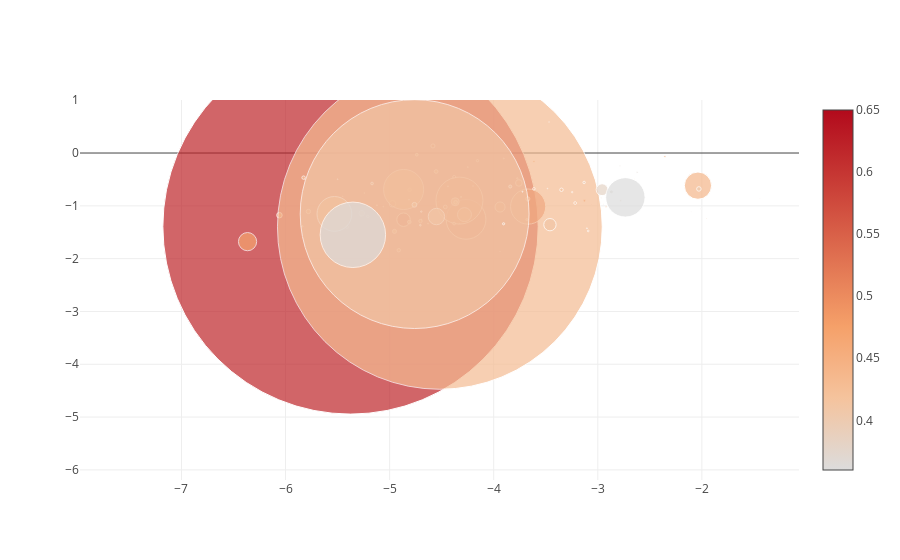

The notebook cell this image was saved under:
### Code cell
mylib.launch_campaign_about('charcuterie')

### Figure 1 — Plotly figure (JSON) as saved in the notebook; plotly's stock layout.template omitted (floating-point values rounded to 4 significant figures)
{"data": [{"marker": {"color": [0.65, 0.62, 0.61, 0.6, 0.6, 0.6, 0.59, 0.59, 0.58, 0.57, 0.57, 0.57, 0.56, 0.56, 0.54, 0.54, 0.54, 0.54, 0.53, 0.53, 0.53, 0.52, 0.52, 0.52, 0.52, 0.51, 0.51, 0.51, 0.51, 0.51, 0.5, 0.49, 0.49, 0.49, 0.49, 0.49, 0.49, 0.49, 0.49, 0.48, 0.48, 0.48, 0.48, 0.48, 0.47, 0.47, 0.47, 0.47, 0.47, 0.47, 0.47, 0.47, 0.46, 0.46, 0.45, 0.45, 0.45, 0.45, 0.45, 0.45, 0.44, 0.44, 0.44, 0.44, 0.44, 0.44, 0.43, 0.43, 0.43, 0.43, 0.43, 0.43, 0.43, 0.43, 0.43, 0.42, 0.42, 0.42, 0.42, 0.41, 0.41, 0.41, 0.41, 0.4, 0.4, 0.4, 0.39, 0.39, 0.38, 0.38, 0.37, 0.37, 0.37, 0.37, 0.37, 0.37, 0.37, 0.36, 0.36, 0.36], "showscale": true, "size": [0.1626, 375.3, 13.53, 1.001, 6.463, 0.5564, 0.681, 0.8917, 0.8445, 39.77, 3.101, 0.6524, 0.382, 4.102, 46.99, 0.87, 0.7266, 0.979, 2.324, 2.651, 0.6499, 6.632, 3.75, 10.12, 35.15, 1.041, 0.3184, 1.06, 2.773, 13.98, 1.447, 4.144, 2.697, 3.465, 4.349, 3.46, 3.373, 0.498, 0.5949, 5.647, 40.12, 2.252, 3.698, 2.731, 0.401, 0.6134, 18.21, 0.9276, 1.043, 1.137, 3.067, 0.8842, 0.6399, 5.545, 7.925, 2.131, 0.8313, 1.892, 1.678, 2.208, 3.606, 0.8172, 27.27, 4.162, 3.597, 1.097, 324.8, 34.8, 2.684, 1.641, 0.1469, 1.336, 3.422, 1.398, 2.516, 3.007, 2.64, 3.435, 4.784, 0.7804, 16.42, 12.36, 228.8, 1.685, 2.213, 4.516, 2.435, 2.102, 1.423, 11.9, 1.99, 1.422, 3.903, 0.7338, 0.3793, 0.9411, 0.6635, 39.43, 65.43, 0.9087]}, "mode": "markers", "text": ["instagram URL: http://instagram.com/web/friendships/3988575379/follow/<br>instagram ID: 3988575379<br>final measure: 0.65<br>likes: 1627<br>followers: 271<br>likesperday: 6.0<br>", "instagram URL: http://instagram.com/web/friendships/550862816/follow/<br>instagram ID: 550862816<br>final measure: 0.62<br>likes: 435683<br>followers: 29155<br>likesperday: 1109.0<br>", "instagram URL: http://instagram.com/web/friendships/35525377/follow/<br>instagram ID: 35525377<br>final measure: 0.61<br>likes: 34813<br>followers: 7962<br>likesperday: 66.0<br>", "instagram URL: http://instagram.com/web/friendships/1911910166/follow/<br>instagram ID: 1911910166<br>final measure: 0.6<br>likes: 11219<br>followers: 687<br>likesperday: 13.0<br>", "instagram URL: http://instagram.com/web/friendships/3236337977/follow/<br>instagram ID: 3236337977<br>final measure: 0.6<br>likes: 27370<br>followers: 2312<br>likesperday: 66.0<br>", "instagram URL: http://instagram.com/web/friendships/1773767930/follow/<br>instagram ID: 1773767930<br>final measure: 0.6<br>likes: 8492<br>followers: 405<br>likesperday: 9.0<br>", "instagram URL: http://instagram.com/web/friendships/4318223424/follow/<br>instagram ID: 4318223424<br>final measure: 0.59<br>likes: 5246<br>followers: 260<br>likesperday: 34.0<br>", "instagram URL: http://instagram.com/web/friendships/1970641110/follow/<br>instagram ID: 1970641110<br>final measure: 0.59<br>likes: 11550<br>followers: 459<br>likesperday: 15.0<br>", "instagram URL: http://instagram.com/web/friendships/3161467688/follow/<br>instagram ID: 3161467688<br>final measure: 0.58<br>likes: 7591<br>followers: 671<br>likesperday: 14.0<br>", "instagram URL: http://instagram.com/web/friendships/5565677408/follow/<br>instagram ID: 5565677408<br>final measure: 0.57<br>likes: 46845<br>followers: 8338<br>likesperday: 405.0<br>", "instagram URL: http://instagram.com/web/friendships/10445303/follow/<br>instagram ID: 10445303<br>final measure: 0.57<br>likes: 17104<br>followers: 1442<br>likesperday: 39.0<br>", "instagram URL: http://instagram.com/web/friendships/3500062985/follow/<br>instagram ID: 3500062985<br>final measure: 0.57<br>likes: 6323<br>followers: 374<br>likesperday: 18.0<br>", "instagram URL: http://instagram.com/web/friendships/1522734717/follow/<br>instagram ID: 1522734717<br>final measure: 0.56<br>likes: 3634<br>followers: 1004<br>likesperday: 4.0<br>", "instagram URL: http://instagram.com/web/friendships/1364156278/follow/<br>instagram ID: 1364156278<br>final measure: 0.56<br>likes: 5557<br>followers: 6881<br>likesperday: 44.0<br>", "instagram URL: http://instagram.com/web/friendships/387082399/follow/<br>instagram ID: 387082399<br>final measure: 0.54<br>likes: 77807<br>followers: 13912<br>likesperday: 204.0<br>", "instagram URL: http://instagram.com/web/friendships/1509964861/follow/<br>instagram ID: 1509964861<br>final measure: 0.54<br>likes: 7242<br>followers: 1742<br>likesperday: 6.0<br>", "instagram URL: http://instagram.com/web/friendships/628300702/follow/<br>instagram ID: 628300702<br>final measure: 0.54<br>likes: 9056<br>followers: 530<br>likesperday: 11.0<br>", "instagram URL: http://instagram.com/web/friendships/1986678688/follow/<br>instagram ID: 1986678688<br>final measure: 0.54<br>likes: 10793<br>followers: 444<br>likesperday: 20.0<br>", "instagram URL: http://instagram.com/web/friendships/192699912/follow/<br>instagram ID: 192699912<br>final measure: 0.53<br>likes: 13346<br>followers: 1094<br>likesperday: 37.0<br>", "instagram URL: http://instagram.com/web/friendships/4364143025/follow/<br>instagram ID: 4364143025<br>final measure: 0.53<br>likes: 7500<br>followers: 689<br>likesperday: 136.0<br>", "instagram URL: http://instagram.com/web/friendships/55767322/follow/<br>instagram ID: 55767322<br>final measure: 0.53<br>likes: 8334<br>followers: 362<br>likesperday: 14.0<br>", "instagram URL: http://instagram.com/web/friendships/180180581/follow/<br>instagram ID: 180180581<br>final measure: 0.52<br>likes: 22514<br>followers: 2873<br>likesperday: 68.0<br>", "instagram URL: http://instagram.com/web/friendships/3949628454/follow/<br>instagram ID: 3949628454<br>final measure: 0.52<br>likes: 24663<br>followers: 983<br>likesperday: 58.0<br>", "instagram URL: http://instagram.com/web/friendships/177173101/follow/<br>instagram ID: 177173101<br>final measure: 0.52<br>likes: 36527<br>followers: 2354<br>likesperday: 119.0<br>", "instagram URL: http://instagram.com/web/friendships/2714065319/follow/<br>instagram ID: 2714065319<br>final measure: 0.52<br>likes: 73253<br>followers: 12779<br>likesperday: 132.0<br>", "instagram URL: http://instagram.com/web/friendships/1429052467/follow/<br>instagram ID: 1429052467<br>final measure: 0.51<br>likes: 13037<br>followers: 462<br>likesperday: 18.0<br>", "instagram URL: http://instagram.com/web/friendships/863432690/follow/<br>instagram ID: 863432690<br>final measure: 0.51<br>likes: 5336<br>followers: 475<br>likesperday: 4.0<br>", "instagram URL: http://instagram.com/web/friendships/4325390/follow/<br>instagram ID: 4325390<br>final measure: 0.51<br>likes: 11499<br>followers: 296<br>likesperday: 33.0<br>", "instagram URL: http://instagram.com/web/friendships/2304800847/follow/<br>instagram ID: 2304800847<br>final measure: 0.51<br>likes: 19039<br>followers: 603<br>likesperday: 67.0<br>", "instagram URL: http://instagram.com/web/friendships/16095281/follow/<br>instagram ID: 16095281<br>final measure: 0.51<br>likes: 41073<br>followers: 4623<br>likesperday: 103.0<br>", "instagram URL: http://instagram.com/web/friendships/4775323948/follow/<br>instagram ID: 4775323948<br>final measure: 0.5<br>likes: 9104<br>followers: 426<br>likesperday: 54.0<br>", "instagram URL: http://instagram.com/web/friendships/2138892393/follow/<br>instagram ID: 2138892393<br>final measure: 0.49<br>likes: 27005<br>followers: 1987<br>likesperday: 32.0<br>", "instagram URL: http://instagram.com/web/friendships/3051348627/follow/<br>instagram ID: 3051348627<br>final measure: 0.49<br>likes: 16989<br>followers: 808<br>likesperday: 53.0<br>", "instagram URL: http://instagram.com/web/friendships/1689554515/follow/<br>instagram ID: 1689554515<br>final measure: 0.49<br>likes: 31367<br>followers: 589<br>likesperday: 65.0<br>", "instagram URL: http://instagram.com/web/friendships/2069866026/follow/<br>instagram ID: 2069866026<br>final measure: 0.49<br>likes: 26295<br>followers: 999<br>likesperday: 72.0<br>", "instagram URL: http://instagram.com/web/friendships/406695329/follow/<br>instagram ID: 406695329<br>final measure: 0.49<br>likes: 13775<br>followers: 2997<br>likesperday: 29.0<br>", "instagram URL: http://instagram.com/web/friendships/260742555/follow/<br>instagram ID: 260742555<br>final measure: 0.49<br>likes: 14980<br>followers: 678<br>likesperday: 112.0<br>", "instagram URL: http://instagram.com/web/friendships/3570805882/follow/<br>instagram ID: 3570805882<br>final measure: 0.49<br>likes: 4835<br>followers: 513<br>likesperday: 10.0<br>", "instagram URL: http://instagram.com/web/friendships/2128802058/follow/<br>instagram ID: 2128802058<br>final measure: 0.49<br>likes: 6945<br>followers: 637<br>likesperday: 8.0<br>", "instagram URL: http://instagram.com/web/friendships/2005738262/follow/<br>instagram ID: 2005738262<br>final measure: 0.48<br>likes: 31425<br>followers: 2899<br>likesperday: 35.0<br>", "instagram URL: http://instagram.com/web/friendships/372961788/follow/<br>instagram ID: 372961788<br>final measure: 0.48<br>likes: 106263<br>followers: 9017<br>likesperday: 168.0<br>", "instagram URL: http://instagram.com/web/friendships/1560782533/follow/<br>instagram ID: 1560782533<br>final measure: 0.48<br>likes: 13760<br>followers: 970<br>likesperday: 38.0<br>", "instagram URL: http://instagram.com/web/friendships/4638914639/follow/<br>instagram ID: 4638914639<br>final measure: 0.48<br>likes: 15149<br>followers: 1672<br>likesperday: 54.0<br>", "instagram URL: http://instagram.com/web/friendships/3266021842/follow/<br>instagram ID: 3266021842<br>final measure: 0.48<br>likes: 18710<br>followers: 712<br>likesperday: 56.0<br>", "instagram URL: http://instagram.com/web/friendships/1680873411/follow/<br>instagram ID: 1680873411<br>final measure: 0.47<br>likes: 3470<br>followers: 309<br>likesperday: 15.0<br>", "instagram URL: http://instagram.com/web/friendships/211539883/follow/<br>instagram ID: 211539883<br>final measure: 0.47<br>likes: 5402<br>followers: 387<br>likesperday: 18.0<br>", "instagram URL: http://instagram.com/web/friendships/1570991709/follow/<br>instagram ID: 1570991709<br>final measure: 0.47<br>likes: 54457<br>followers: 5118<br>likesperday: 119.0<br>", "instagram URL: http://instagram.com/web/friendships/2880964/follow/<br>instagram ID: 2880964<br>final measure: 0.47<br>likes: 12310<br>followers: 699<br>likesperday: 10.0<br>", "instagram URL: http://instagram.com/web/friendships/2282255370/follow/<br>instagram ID: 2282255370<br>final measure: 0.47<br>likes: 10150<br>followers: 765<br>likesperday: 14.0<br>", "instagram URL: http://instagram.com/web/friendships/22176722/follow/<br>instagram ID: 22176722<br>final measure: 0.47<br>likes: 12500<br>followers: 398<br>likesperday: 26.0<br>", "instagram URL: http://instagram.com/web/friendships/1791529568/follow/<br>instagram ID: 1791529568<br>final measure: 0.47<br>likes: 18045<br>followers: 389<br>likesperday: 134.0<br>", "instagram URL: http://instagram.com/web/friendships/222911336/follow/<br>instagram ID: 222911336<br>final measure: 0.47<br>likes: 12124<br>followers: 403<br>likesperday: 16.0<br>", "instagram URL: http://instagram.com/web/friendships/4219759255/follow/<br>instagram ID: 4219759255<br>final measure: 0.46<br>likes: 2601<br>followers: 1312<br>likesperday: 12.0<br>", "instagram URL: http://instagram.com/web/friendships/2519129001/follow/<br>instagram ID: 2519129001<br>final measure: 0.46<br>likes: 29483<br>followers: 2425<br>likesperday: 43.0<br>", "instagram URL: http://instagram.com/web/friendships/4021753258/follow/<br>instagram ID: 4021753258<br>final measure: 0.45<br>likes: 51541<br>followers: 967<br>likesperday: 126.0<br>", "instagram URL: http://instagram.com/web/friendships/4026664047/follow/<br>instagram ID: 4026664047<br>final measure: 0.45<br>likes: 14143<br>followers: 434<br>likesperday: 74.0<br>", "instagram URL: http://instagram.com/web/friendships/3012022771/follow/<br>instagram ID: 3012022771<br>final measure: 0.45<br>likes: 9409<br>followers: 408<br>likesperday: 18.0<br>", "instagram URL: http://instagram.com/web/friendships/3124828732/follow/<br>instagram ID: 3124828732<br>final measure: 0.45<br>likes: 10812<br>followers: 1743<br>likesperday: 19.0<br>", "instagram URL: http://instagram.com/web/friendships/1989953266/follow/<br>instagram ID: 1989953266<br>final measure: 0.45<br>likes: 15404<br>followers: 481<br>likesperday: 38.0<br>", "instagram URL: http://instagram.com/web/friendships/1687508282/follow/<br>instagram ID: 1687508282<br>final measure: 0.45<br>likes: 14200<br>followers: 440<br>likesperday: 78.0<br>", "instagram URL: http://instagram.com/web/friendships/3520620670/follow/<br>instagram ID: 3520620670<br>final measure: 0.44<br>likes: 19865<br>followers: 1259<br>likesperday: 52.0<br>", "instagram URL: http://instagram.com/web/friendships/2037900235/follow/<br>instagram ID: 2037900235<br>final measure: 0.44<br>likes: 10841<br>followers: 440<br>likesperday: 14.0<br>", "instagram URL: http://instagram.com/web/friendships/231581566/follow/<br>instagram ID: 231581566<br>final measure: 0.44<br>likes: 65842<br>followers: 5761<br>likesperday: 196.0<br>", "instagram URL: http://instagram.com/web/friendships/3102591805/follow/<br>instagram ID: 3102591805<br>final measure: 0.44<br>likes: 26132<br>followers: 1105<br>likesperday: 60.0<br>", "instagram URL: http://instagram.com/web/friendships/1427377504/follow/<br>instagram ID: 1427377504<br>final measure: 0.44<br>likes: 20282<br>followers: 2363<br>likesperday: 27.0<br>", "instagram URL: http://instagram.com/web/friendships/742007533/follow/<br>instagram ID: 742007533<br>final measure: 0.44<br>likes: 12059<br>followers: 384<br>likesperday: 26.0<br>", "instagram URL: http://instagram.com/web/friendships/49407006/follow/<br>instagram ID: 49407006<br>final measure: 0.43<br>likes: 356517<br>followers: 19885<br>likesperday: 1488.0<br>", "instagram URL: http://instagram.com/web/friendships/1700279093/follow/<br>instagram ID: 1700279093<br>final measure: 0.43<br>likes: 74179<br>followers: 9119<br>likesperday: 179.0<br>", "instagram URL: http://instagram.com/web/friendships/2680637259/follow/<br>instagram ID: 2680637259<br>final measure: 0.43<br>likes: 20108<br>followers: 1194<br>likesperday: 30.0<br>", "instagram URL: http://instagram.com/web/friendships/1795985734/follow/<br>instagram ID: 1795985734<br>final measure: 0.43<br>likes: 20394<br>followers: 629<br>likesperday: 21.0<br>", "instagram URL: http://instagram.com/web/friendships/4872098527/follow/<br>instagram ID: 4872098527<br>final measure: 0.43<br>likes: 985<br>followers: 438<br>likesperday: 5.0<br>", "instagram URL: http://instagram.com/web/friendships/450014318/follow/<br>instagram ID: 450014318<br>final measure: 0.43<br>likes: 12776<br>followers: 341<br>likesperday: 41.0<br>", "instagram URL: http://instagram.com/web/friendships/1813650759/follow/<br>instagram ID: 1813650759<br>final measure: 0.43<br>likes: 16002<br>followers: 1742<br>likesperday: 42.0<br>", "instagram URL: http://instagram.com/web/friendships/2150666103/follow/<br>instagram ID: 2150666103<br>final measure: 0.43<br>likes: 11739<br>followers: 832<br>likesperday: 20.0<br>", "instagram URL: http://instagram.com/web/friendships/2079697287/follow/<br>instagram ID: 2079697287<br>final measure: 0.43<br>likes: 19580<br>followers: 490<br>likesperday: 66.0<br>", "instagram URL: http://instagram.com/web/friendships/2200300380/follow/<br>instagram ID: 2200300380<br>final measure: 0.42<br>likes: 21889<br>followers: 1377<br>likesperday: 30.0<br>", "instagram URL: http://instagram.com/web/friendships/21712942/follow/<br>instagram ID: 21712942<br>final measure: 0.42<br>likes: 13824<br>followers: 1050<br>likesperday: 48.0<br>", "instagram URL: http://instagram.com/web/friendships/3526270187/follow/<br>instagram ID: 3526270187<br>final measure: 0.42<br>likes: 14993<br>followers: 2315<br>likesperday: 34.0<br>", "instagram URL: http://instagram.com/web/friendships/1507307762/follow/<br>instagram ID: 1507307762<br>final measure: 0.42<br>likes: 17801<br>followers: 2857<br>likesperday: 45.0<br>", "instagram URL: http://instagram.com/web/friendships/270089711/follow/<br>instagram ID: 270089711<br>final measure: 0.41<br>likes: 6141<br>followers: 1102<br>likesperday: 9.0<br>", "instagram URL: http://instagram.com/web/friendships/2176287115/follow/<br>instagram ID: 2176287115<br>final measure: 0.41<br>likes: 50898<br>followers: 5696<br>likesperday: 93.0<br>", "instagram URL: http://instagram.com/web/friendships/642716587/follow/<br>instagram ID: 642716587<br>final measure: 0.41<br>likes: 51149<br>followers: 1965<br>likesperday: 152.0<br>", "instagram URL: http://instagram.com/web/friendships/6838072/follow/<br>instagram ID: 6838072<br>final measure: 0.41<br>likes: 259611<br>followers: 35072<br>likesperday: 575.0<br>", "instagram URL: http://instagram.com/web/friendships/2201514904/follow/<br>instagram ID: 2201514904<br>final measure: 0.4<br>likes: 17107<br>followers: 332<br>likesperday: 50.0<br>", "instagram URL: http://instagram.com/web/friendships/2052904719/follow/<br>instagram ID: 2052904719<br>final measure: 0.4<br>likes: 25673<br>followers: 636<br>likesperday: 30.0<br>", "instagram URL: http://instagram.com/web/friendships/5352094041/follow/<br>instagram ID: 5352094041<br>final measure: 0.4<br>likes: 13506<br>followers: 2435<br>likesperday: 62.0<br>", "instagram URL: http://instagram.com/web/friendships/1682104994/follow/<br>instagram ID: 1682104994<br>final measure: 0.39<br>likes: 12828<br>followers: 2101<br>likesperday: 22.0<br>", "instagram URL: http://instagram.com/web/friendships/1593249140/follow/<br>instagram ID: 1593249140<br>final measure: 0.39<br>likes: 6131<br>followers: 4238<br>likesperday: 17.0<br>", "instagram URL: http://instagram.com/web/friendships/2336148226/follow/<br>instagram ID: 2336148226<br>final measure: 0.38<br>likes: 6644<br>followers: 3047<br>likesperday: 10.0<br>", "instagram URL: http://instagram.com/web/friendships/3090633824/follow/<br>instagram ID: 3090633824<br>final measure: 0.38<br>likes: 45382<br>followers: 4055<br>likesperday: 77.0<br>", "instagram URL: http://instagram.com/web/friendships/1960942136/follow/<br>instagram ID: 1960942136<br>final measure: 0.37<br>likes: 10733<br>followers: 615<br>likesperday: 60.0<br>", "instagram URL: http://instagram.com/web/friendships/205341139/follow/<br>instagram ID: 205341139<br>final measure: 0.37<br>likes: 18914<br>followers: 509<br>likesperday: 21.0<br>", "instagram URL: http://instagram.com/web/friendships/5609349054/follow/<br>instagram ID: 5609349054<br>final measure: 0.37<br>likes: 18718<br>followers: 612<br>likesperday: 133.0<br>", "instagram URL: http://instagram.com/web/friendships/3628095300/follow/<br>instagram ID: 3628095300<br>final measure: 0.37<br>likes: 4931<br>followers: 910<br>likesperday: 12.0<br>", "instagram URL: http://instagram.com/web/friendships/5480398562/follow/<br>instagram ID: 5480398562<br>final measure: 0.37<br>likes: 1799<br>followers: 258<br>likesperday: 31.0<br>", "instagram URL: http://instagram.com/web/friendships/1143428611/follow/<br>instagram ID: 1143428611<br>final measure: 0.37<br>likes: 8748<br>followers: 405<br>likesperday: 25.0<br>", "instagram URL: http://instagram.com/web/friendships/2037971538/follow/<br>instagram ID: 2037971538<br>final measure: 0.37<br>likes: 7723<br>followers: 285<br>likesperday: 20.0<br>", "instagram URL: http://instagram.com/web/friendships/2250478118/follow/<br>instagram ID: 2250478118<br>final measure: 0.36<br>likes: 49495<br>followers: 11257<br>likesperday: 279.0<br>", "instagram URL: http://instagram.com/web/friendships/3672733479/follow/<br>instagram ID: 3672733479<br>final measure: 0.36<br>likes: 206931<br>followers: 4231<br>likesperday: 489.0<br>", "instagram URL: http://instagram.com/web/friendships/2996122784/follow/<br>instagram ID: 2996122784<br>final measure: 0.36<br>likes: 5492<br>followers: 537<br>likesperday: 28.0<br>"], "type": "scatter", "x": [-4.798, -5.376, -4.866, -3.903, -4.972, -5.815, -4.256, -4.695, -4.53, -4.266, -4.379, -5.244, -2.946, -4.584, -4.329, -3.061, -5.061, -4.249, -4.155, -4.38, -2.968, -3.758, -4.465, -3.939, -3.669, -5.122, -4.326, -4.631, -5.209, -4.281, -3.773, -3.673, -3.128, -4.912, -5.78, -4.808, -4.704, -3.187, -4.199, -5.268, -4.865, -3.613, -4.553, -4.739, -3.939, -5.451, -6.365, -4.44, -4.314, -3.205, -5.407, -2.648, -1.441, -6.059, -4.37, -3.681, -5.275, -2.92, -5.84, -2.355, -4.811, -4.815, -2.038, -4.953, -4.366, -1.955, -4.517, -5.53, -3.217, -4.705, -1.726, -3.246, -5.827, -4.696, -3.614, -3.841, -5.169, -3.349, -4.762, -5.499, -4.55, -3.46, -4.76, -3.092, -3.905, -2.029, -3.131, -2.779, -2.787, -2.959, -2.622, -2.01, -2.869, -2.103, -3.468, -3.724, -3.483, -2.735, -5.353, -3.104], "y": [-1.129, -1.39, -1.262, -0.102, -0.9615, -0.5013, -1.239, -1.26, -0.924, -1.256, -0.4543, -0.7573, -0.9642, 0.1342, -0.9007, -0.9762, -1.014, -0.2673, -0.1443, -1.336, -0.8479, -0.5667, -1.021, -1.022, -1.014, -0.9897, -1.331, -1.335, -1.201, -1.166, -0.4792, -0.8685, -0.903, -1.84, -1.106, -0.6953, -1.288, -0.3522, -0.6243, -1.141, -0.6904, -0.1623, -0.3494, -0.03233, -1.861, -0.8202, -1.678, -0.6297, -0.8308, -0.9296, -1.401, -0.4935, -0.8614, -1.177, -0.9224, -1.26, -1.19, -1.018, -1.386, -0.06554, -1.306, -0.8839, -0.6178, -1.483, -0.933, -1.239, -1.398, -1.153, -0.947, -1.366, -1.04, -0.7406, -0.4656, -1.109, -0.6775, -0.6344, -0.5766, -0.6959, -0.9803, -0.4959, -1.203, -1.356, -1.156, -1.475, -1.339, -0.6798, -0.5572, -0.9046, -0.2391, -0.6943, -0.3648, -1.055, -0.7354, -1.114, 0.5877, -0.7324, -0.6726, -0.8393, -1.548, -1.425]}], "layout": {}}
